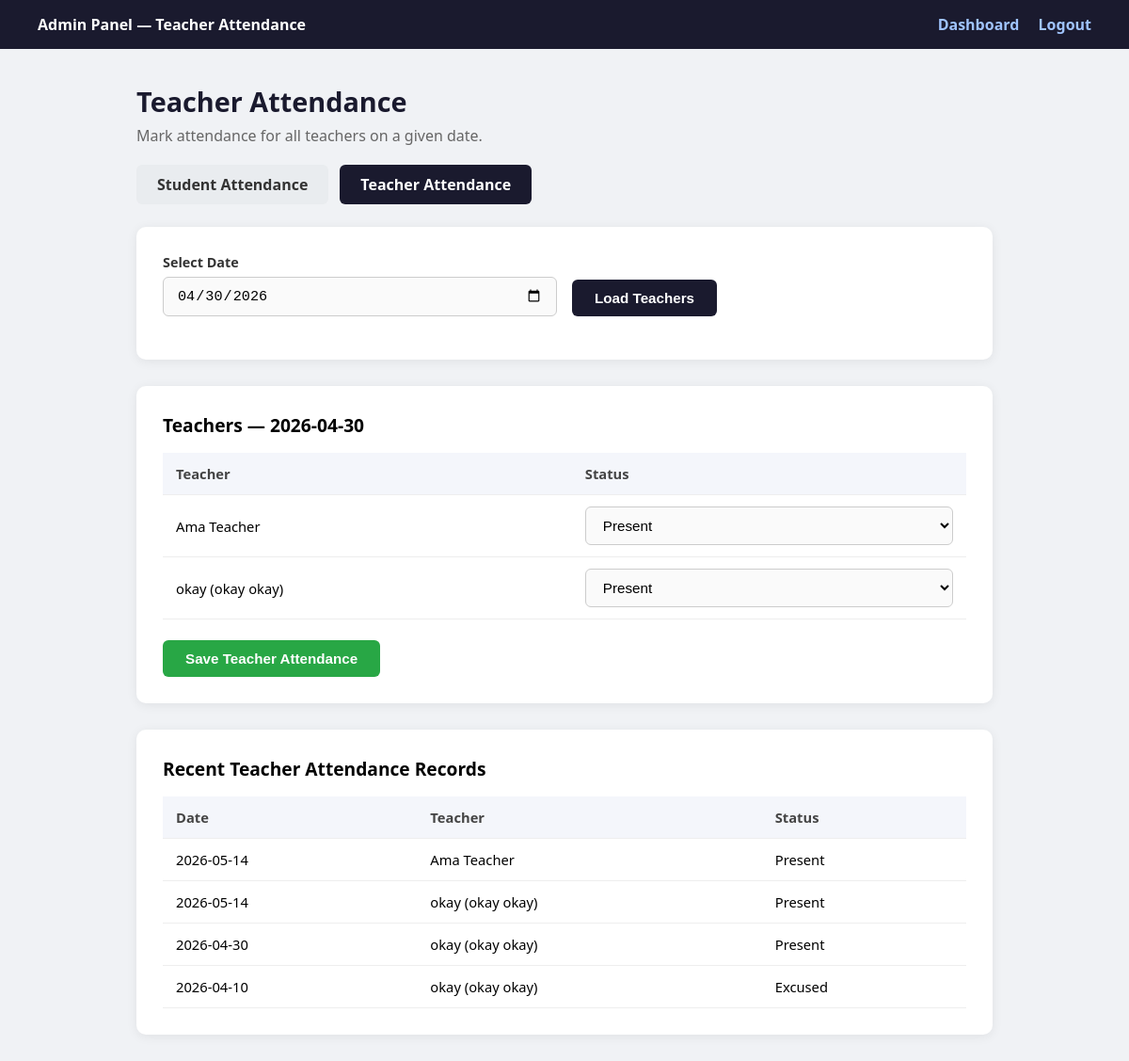
/teacher_attendance_admin.php?date=2026-04-30 (signed in), run on the app's committed database.
### tables this page shows
CREATE TABLE `users` (
  `id` int(11) NOT NULL COMMENT 'Unique ID for each user',
  `username` varchar(50) NOT NULL COMMENT 'User''s login name',
  `password` varchar(255) NOT NULL COMMENT 'User''s password',
  `name` varchar(100) DEFAULT NULL COMMENT 'User''s first name',
  `surname` varchar(100) DEFAULT NULL COMMENT 'User''s last name',
  `birth_year` year(4) DEFAULT NULL COMMENT 'User''s year of birth',
  `description` text DEFAULT NULL COMMENT 'A long text about the user',
  `photo` varchar(255) DEFAULT NULL COMMENT 'The file path of the user''s photo',
  `role` enum('student','teacher') NOT NULL DEFAULT 'student'
);

CREATE TABLE `teacher_attendance` (
  `id` int(11) NOT NULL,
  `teacher_id` int(11) NOT NULL,
  `attendance_date` date NOT NULL,
  `status` enum('present','absent','late','excused') NOT NULL DEFAULT 'present',
  `marked_by_admin` int(11) DEFAULT NULL,
  `created_at` timestamp NOT NULL DEFAULT current_timestamp()
);

### teacher_attendance_admin.php (the view, shortened to what this page needs)
<?php
require_once 'config.php';
$admin_id = (int)$_SESSION["admin_id"];
$teachers = [];
$res = $conn->query("SELECT id, username, name, surname FROM users WHERE role = 'teacher' ORDER BY username ASC");
while ($row = $res->fetch_assoc()) $teachers[] = $row;
$attendance_date = date("Y-m-d");
if ($_SERVER["REQUEST_METHOD"] === "POST") {
    $attendance_date  = $_POST["attendance_date"] ?? date("Y-m-d");
    $attendance_data  = $_POST["attendance"] ?? [];
    foreach ($attendance_data as $tid => $status) {
        $tid = (int)$tid;
        $stmt = $conn->prepare(
            "INSERT INTO teacher_attendance (teacher_id, attendance_date, status, marked_by_admin)
             VALUES (?, ?, ?, ?)
             ON DUPLICATE KEY UPDATE status = VALUES(status), marked_by_admin = VALUES(marked_by_admin)"
        );
        $stmt->bind_param("issi", $tid, $attendance_date, $status, $admin_id);
        $stmt->execute();
        $stmt->close();
    }
    $message = "Teacher attendance saved for " . htmlspecialchars($attendance_date) . ".";
} else {
    $attendance_date = $_GET["date"] ?? date("Y-m-d");
}
$existing = [];
$stmt = $conn->prepare("SELECT teacher_id, status FROM teacher_attendance WHERE attendance_date = ?");
$stmt->bind_param("s", $attendance_date);
$stmt->execute();
$res = $stmt->get_result();
while ($row = $res->fetch_assoc()) {
    $existing[(int)$row["teacher_id"]] = $row["status"];
}
function sel2($a, $b) { return $a === $b ? "selected" : ""; }
?>
<!DOCTYPE html>
<html lang="en">
<head>
</head>
<body>
<div class="navbar">
    <strong>Admin Panel — Teacher Attendance</strong>
    <div>
        <a href="admin_dashboard.php">Dashboard</a>
        <a href="admin_logout.php">Logout</a>
    </div>
</div>
<div class="container">
    <h1>Teacher Attendance</h1>
    <p style="color:#666;margin-bottom:20px;">Mark attendance for all teachers on a given date.</p>
    <div class="tab-links">
        <a href="attendance_admin.php" class="tab-link">Student Attendance</a>
        <a href="teacher_attendance_admin.php" class="tab-link active">Teacher Attendance</a>
    </div>
    <div class="card">
        <form method="get">
            <div class="form-row">
                <div>
                    <label>Select Date</label>
                    <input type="date" name="date" value="<?php echo htmlspecialchars($attendance_date); ?>" required>
                </div>
                <div style="padding-bottom:18px;">
                    <button type="submit" class="btn">Load Teachers</button>
                </div>
            </div>
        </form>
    </div>
    <?php if (count($teachers) === 0): ?>
        <p style="color:#666;">No teachers found in the system.</p>
    <?php else: ?>
    <div class="card">
        <h2 style="margin-bottom:16px;font-size:1.2rem;">Teachers — <?php echo htmlspecialchars($attendance_date); ?></h2>
        <form method="post">
            <table>
                <tr>
                    <th>Teacher</th>
                    <th>Status</th>
                </tr>
                <?php foreach ($teachers as $t):
                    $tid     = (int)$t["id"];
                    $full    = trim(($t['name'] ?? '') . ' ' . ($t['surname'] ?? ''));
                    $label   = $t["username"] . ($full ? " ($full)" : "");
                    $current = $existing[$tid] ?? "present";
                ?>
                <tr>
                    <td><?php echo htmlspecialchars($label); ?></td>
                    <td>
                        <select name="attendance[<?php echo $tid; ?>]">
                            <option value="present" <?php echo sel2($current, "present"); ?>>Present</option>
                        </select>
                    </td>
                </tr>
                <?php endforeach; ?>
            </table>
            <br>
            <button type="submit" class="btn btn-save">Save Teacher Attendance</button>
        </form>
    </div>
    <?php endif; ?>
    <div class="card">
        <h2 style="margin-bottom:16px;font-size:1.2rem;">Recent Teacher Attendance Records</h2>
        <table>
            <tr>
                <th>Date</th>
                <th>Teacher</th>
                <th>Status</th>
            </tr>
            <?php
            $sql_ta = "SELECT ta.attendance_date, ta.status, u.username, u.name, u.surname
                       FROM teacher_attendance ta
                       JOIN users u ON u.id = ta.teacher_id
                       ORDER BY ta.attendance_date DESC, u.username ASC
                       LIMIT 50";
            $res_ta = $conn->query($sql_ta);
            while ($row = $res_ta->fetch_assoc()):
                $full = trim(($row['name'] ?? '') . ' ' . ($row['surname'] ?? ''));
                $label = $row['username'] . ($full ? " ($full)" : "");
            ?>
            <tr>
                <td><?php echo htmlspecialchars($row['attendance_date']); ?></td>
                <td><?php echo htmlspecialchars($label); ?></td>
                <td><?php echo ucfirst(htmlspecialchars($row['status'])); ?></td>
            </tr>
            <?php endwhile; ?>
        </table>
    </div>
</div>
</body>
</html>

### teacher_attendance_admin.php (style rules this page uses)
* { box-sizing: border-box; margin: 0; padding: 0; }
body { font-family: 'Segoe UI', Arial, sans-serif; background: #f0f2f5; min-height: 100vh; }
.navbar { background: #1a1a2e; color: white; padding: 15px 40px; display: flex; justify-content: space-between; align-items: center; }
.navbar a { color: #a0c4ff; text-decoration: none; margin-left: 16px; font-weight: 600; }
.container { max-width: 950px; margin: 36px auto; padding: 0 20px; }
h1 { font-size: 1.8rem; color: #1a1a2e; margin-bottom: 6px; }
.card { background: white; border-radius: 10px; padding: 28px; box-shadow: 0 2px 12px rgba(0,0,0,0.07); margin-bottom: 28px; }
label { display: block; font-weight: 600; margin-bottom: 6px; color: #333; font-size: 0.9rem; }
input[type="date"], select { width: 100%; padding: 10px 14px; border: 1px solid #ccc; border-radius: 6px; font-size: 0.95rem; margin-bottom: 18px; background: #fafafa; }
.btn { padding: 11px 24px; background: #1a1a2e; color: white; border: none; border-radius: 6px; cursor: pointer; font-size: 0.95rem; font-weight: 600; }
.btn-save { background: #28a745; }
table { width: 100%; border-collapse: collapse; }
th, td { padding: 12px 14px; text-align: left; border-bottom: 1px solid #eee; font-size: 0.92rem; }
th { background: #f4f6fb; color: #444; font-weight: 700; }
td select { margin-bottom: 0; }
.form-row { display: flex; gap: 16px; align-items: flex-end; flex-wrap: wrap; }
.form-row > div { flex: 1; min-width: 180px; }
.tab-links { display: flex; gap: 12px; margin-bottom: 24px; }
.tab-link { padding: 10px 22px; border-radius: 6px; text-decoration: none; font-weight: 600; background: #e9ecef; color: #333; }
.tab-link.active { background: #1a1a2e; color: white; }

### data on the page
users: username "Ama Teacher", id "Present"
users: label "okay (okay okay)", id "Present"
teacher_attendance: attendance_date "2026-05-14", teacher.username "Ama Teacher", status "Present"
teacher_attendance: attendance_date "2026-05-14", teacher.surname "okay (okay okay)", status "Present"
teacher_attendance: attendance_date "2026-04-30", teacher.surname "okay (okay okay)", status "Present"
teacher_attendance: attendance_date "2026-04-10", teacher.surname "okay (okay okay)", status "Excused"

### other printed values
$attendance_date "2026-04-30"
